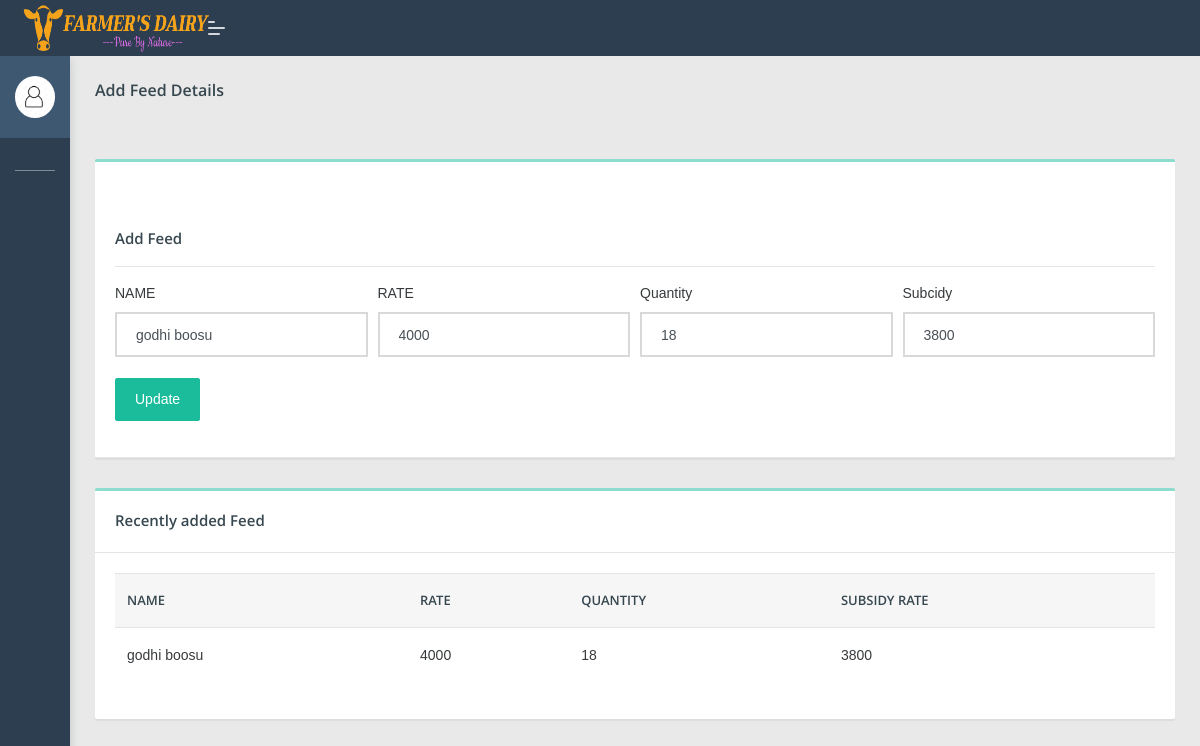
The app's page /dipo/editfood.php?edid=5 (signed in) with its own data.
### tables this page shows
CREATE TABLE `add_feed` (
  `f_id` int(100) NOT NULL,
  `name` varchar(100) NOT NULL,
  `description` varchar(100) NOT NULL,
  `rate` varchar(100) NOT NULL,
  `rateper` varchar(100) NOT NULL,
  `image` varchar(100) NOT NULL,
  `qty` varchar(100) NOT NULL,
  `subcidy` varchar(100) NOT NULL,
  `dippoid` varchar(100) NOT NULL
);

### dipo/editfood.php (the view, shortened to what this page needs)
<?php
if(isset($_SESSION['dippo']))
{
?>
 <!DOCTYPE html>
<html lang="en">
<head>
    <link rel="stylesheet" href="assets/css/style.css">
</head>
<body class="">
	<nav class="pcoded-navbar  ">
		<div class="navbar-wrapper  ">
			<div class="navbar-content scroll-div " >
					<div class="">
					<div class="main-menu-header">
						<img class="img-radius" src="assets/images/user/avatar-2.jpg" alt="User-Profile-Image">
						<div class="user-details">
						</div>
					</div>
				</div>
				<ul class="nav pcoded-inner-navbar ">
					<li class="nav-item pcoded-menu-caption">
					</li>
					<li class="nav-item">
					    <a href="main.php" class="nav-link "><span class="pcoded-micon"><i class="feather icon-home"></i></span><span class="pcoded-mtext">Dashboard</span></a>
					</li>
					<li class="nav-item pcoded-hasmenu">
					    <a href="#!" class="nav-link "><span class="pcoded-micon"><i class="feather icon-align-justify"></i></span><span class="pcoded-mtext">Staff Details</span></a>
					</li>
					<li class="nav-item pcoded-hasmenu">
					    <a href="#!" class="nav-link "><span class="pcoded-micon"><i class="feather icon-align-justify"></i></span><span class="pcoded-mtext">User Details</span></a>
					</li>
						<li class="nav-item pcoded-hasmenu">
					    <a href="#!" class="nav-link "><span class="pcoded-micon"><i class="feather icon-align-justify"></i></span><span class="pcoded-mtext">Milk Details</span></a>
					</li>
					<li class="nav-item pcoded-hasmenu">
					    <a href="#!" class="nav-link "><span class="pcoded-micon"><i class="feather icon-align-justify"></i></span><span class="pcoded-mtext">Facilities</span></a>
					</li>
                        <li class="nav-item">
					    <a href="viewfeedb.php" class="nav-link "><span class="pcoded-micon"><i class="feather icon-align-justify"></i></span><span class="pcoded-mtext">View feedback</span></a>
					</li>
				</ul>
			</div>
		</div>
	</nav>
	<header class="navbar pcoded-header navbar-expand-lg navbar-light header-dark">
				<div class="m-header">
					<a class="mobile-menu" id="mobile-collapse" href="#!"><span></span></a>
					<a href="#!" class="b-brand">
						<img src="assets/images/67.png" width="190px" height="50px" class="logo">
					</a>
				</div>
				<div class="collapse navbar-collapse">
					<ul class="navbar-nav mr-auto">
						<li class="nav-item">
							<a href="#!" class="pop-search"><i class="feather icon-search"></i></a>
						</li>
					</ul>
					<ul class="navbar-nav ml-auto">
						<li>
							<div class="dropdown drp-user">
								<a href="#" class="dropdown-toggle" data-toggle="dropdown">
									<i class="feather icon-user"></i>
								</a>
							</div>
						</li>
					</ul>
				</div>
	</header>
<section class="pcoded-main-container">
    <div class="pcoded-content">
        <div class="page-header">
            <div class="page-block">
                <div class="row align-items-center">
                    <div class="col-md-12">
                        <div class="page-header-title">
                            <h5 class="m-b-10">Add Feed Details</h5>
                        </div>
                        <ul class="breadcrumb">
                            <li class="breadcrumb-item"><a href="MAIN.PHP"><i class="feather icon-home"></i></a></li>
                        </ul>
                    </div>
                </div>
            </div>
        </div>
        <div class="row">
             <div class="col-sm-12">
                <div class="card">
                    <div class="card-header">
                       <h5 class="mt-5">Add Feed</h5>
                        <hr>
						<?php
						if(isset($_GET['edid']))
							{
								$eid=$_GET['edid'];
								include 'config.php';
								$sql1 = "select * from add_feed where f_id='".$eid."'";
								$result1 = mysqli_query($con,$sql1);
								$num1=mysqlI_num_rows($result1);
								if($num1 > 0)
								{
								while($row1 = mysqli_fetch_array($result1))
								{
								$name=$row1['name'];
								$rate=$row1['rate'];
								$qty=$row1['qty'];
								$subcidy=$row1['subcidy'];
								}
								?>
								<form class="needs-validation" action="#" method="post">
                            <div class="form-row">
                                <div class="col-md-3">
                                    <label for="validationCustom01">NAME</label>
                                    <input type="text" name="name" class="form-control" value="<?php echo $name;?>" id="validationCustom01" placeholder="Name" required>
                                </div>
								<div class="col-md-3">
                                    <label for="validationCustom02">RATE</label>
                                    <input type="number" name="rate" class="form-control" value="<?php echo $rate;?>" id="validationCustom02" placeholder="rate" required>
                                </div>
								<div class="col-md-3">
                                    <label for="validationCustom02">Quantity</label>
                                    <input type="number" name="qty" class="form-control" value="<?php echo $qty;?>" id="validationCustom02" placeholder="qty" required>
                                </div>
								<div class="col-md-3">
                                    <label for="validationCustom02">Subcidy</label>
                                    <input type="number" name="subcidy" class="form-control" value="<?php echo $subcidy;?>" id="validationCustom02" placeholder="subcidy" required>
                                </div>
                            </div>
							<BR>
                            <div class="form-row">
							 <div class="form-group col-md-2">
                            <button type="submit" class="btn btn-primary" name="update">Update</button>
							</div>
							</div>
							</form>
							<?php
								}
							}
?>
						</div>
					</div>
				</div>
				<div class="col-md-12">
                <div class="card">
                    <div class="card-header">
                        <h5>Recently added Feed</h5>
                    </div>
                    <div class="card-body table-border-style">
                        <div class="table-responsive">
                            <table class="table table-hover">
                                <thead>
                                    <tr>
                                        <th>NAME</th>
                                        <th>RATE</th>
										<th>QUANTITY</th>
                                        <th>SUBSIDY RATE</th>
									</tr>
                                </thead>
                                <tbody>
								 <?php
								include 'config.php';
								$sql1="select * from add_feed where f_id='$eid'";
								$result1=mysqli_query($con,$sql1);
								$num1=mysqli_num_rows($result1);
								if($num1>0)
								{
									while($row1=mysqli_fetch_array($result1))
									{
										$name=$row1['name'];
										$rate=$row1['rate'];
										$qty=$row1['qty'];
										$subcidy=$row1['subcidy'];
									}
								}
								?>
                                    <tr>
									<td><?php echo $name; ?></td>
									<td><?php echo $rate; ?></td>
									<td><?php echo $qty; ?></td>
									<td><?php echo $subcidy; ?></td>
                                       </tr>
                                </tbody>
                            </table>
							</div>
                    </div>
                </div>
            </div>
                        </div>
                    </div>
</section>
</body>
</html>
<?php
}
else
{
	echo "<script> location.href='../index.php'; </script>";
}
?>

### records on screen
add_feed: name "godhi boosu", rate "4000", qty "18", subcidy "3800"
